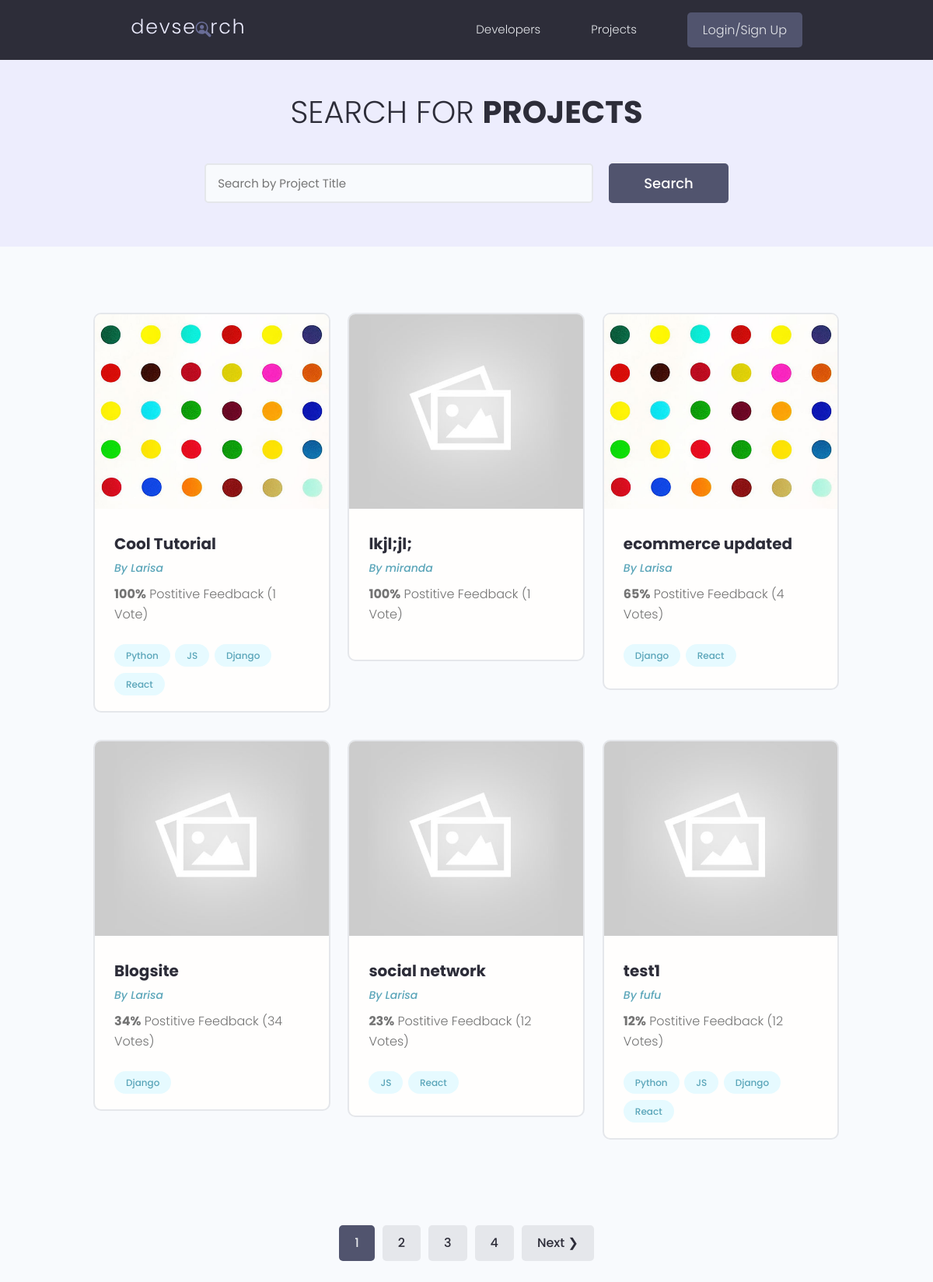
Page /projects/ on the earlier database version.
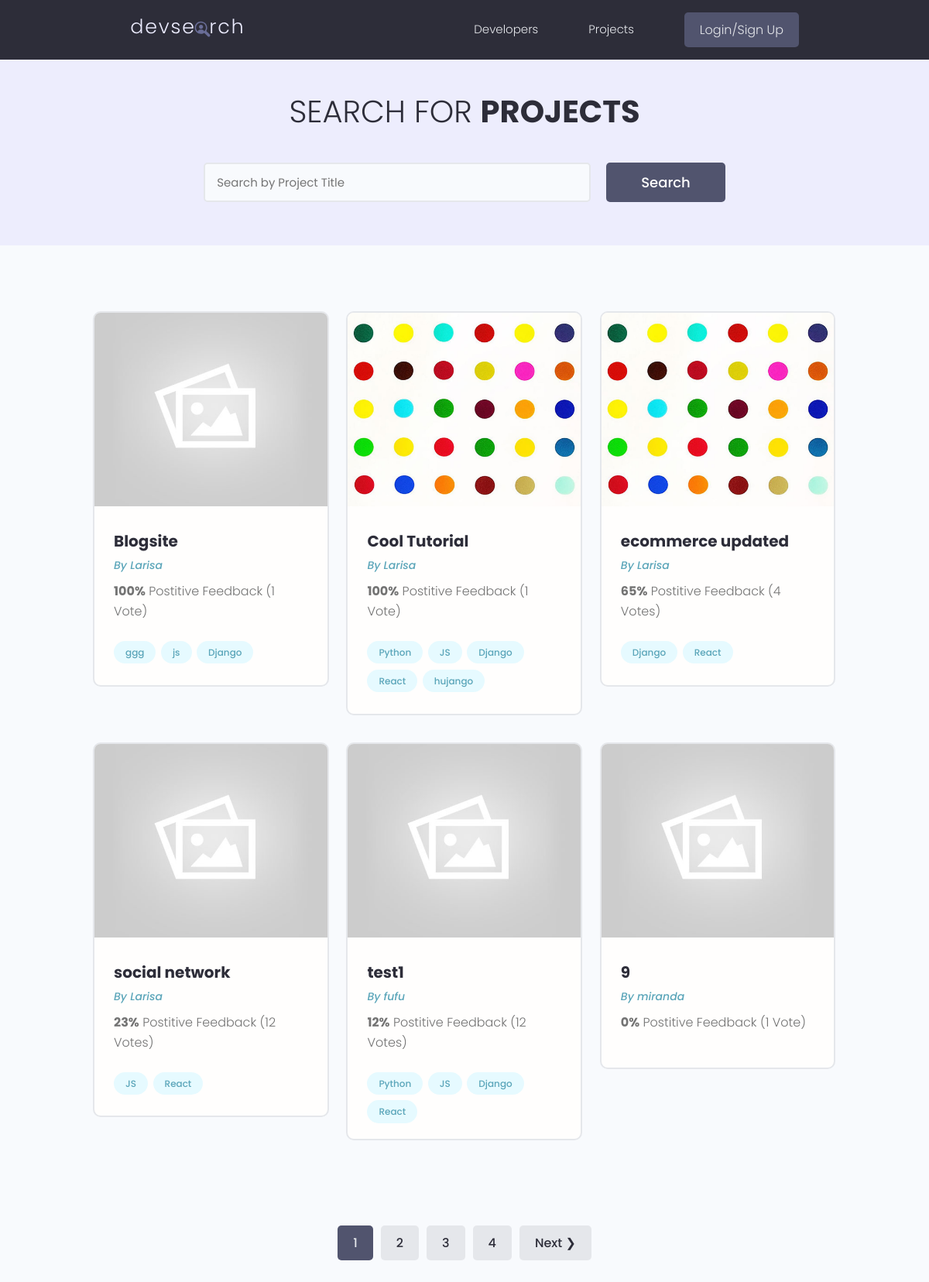
Same page on the later database version.
### projects/models.py (models this page shows, shortened)
class Project(models.Model):
    owner = models.ForeignKey(Profile, null=True, blank=True, on_delete=models.CASCADE)
    title = models.CharField(max_length=200)
    description = models.TextField(null=True, blank=True)
    featured_image = models.ImageField(null=True, blank=True, default="default.jpg")
    demo_link = models.CharField(max_length=2000, null=True, blank=True)
    source_link = models.CharField(max_length=2000, null=True, blank=True)
    tags = models.ManyToManyField('Tag', blank=True)
    vote_total = models.IntegerField(default=0, null=True, blank=True)
    vote_ratio = models.IntegerField(default=0, null=True, blank=True)
    created = models.DateTimeField(auto_now_add=True)
    id = models.UUIDField(default=uuid.uuid4, unique=True, primary_key=True, editable=False)
    class Meta:
        ordering = ['-vote_ratio', '-vote_total', 'title']
    @property
    def imageURL(self):
        try:
            url = self.featured_image.url
        except:
            url = ''
        return url

class Tag(models.Model):
    name = models.CharField(max_length=200)
    created = models.DateTimeField(auto_now_add=True)
    id = models.UUIDField(default=uuid.uuid4, unique=True, primary_key=True, editable=False)
    def __str__(self):
        return self.name

### users/models.py (models this page shows, shortened)
class Profile(models.Model):
    user = models.OneToOneField(User, on_delete=models.CASCADE, null=True, blank=True)
    name = models.CharField(max_length=200, blank=True, null=True)
    email = models.EmailField(max_length=500, blank=True, null=True)
    username = models.CharField(max_length=200, blank=True, null=True)
    location = models.CharField(max_length=200, blank=True, null=True)
    short_info = models.CharField(max_length=200, blank=True, null=True)
    bio = models.TextField(blank=True, null=True)
    profile_image = models.ImageField(null=True, blank=True, upload_to='profiles/', default='profiles/user-default.jpg')
    social_github = models.CharField(max_length=200, blank=True, null=True)
    social_twitter = models.CharField(max_length=200, blank=True, null=True)
    social_linkedin = models.CharField(max_length=200, blank=True, null=True)
    social_youtube = models.CharField(max_length=200, blank=True, null=True)
    social_website = models.CharField(max_length=200, blank=True, null=True)
    created = models.DateTimeField(auto_now_add=True)
    id = models.UUIDField(default=uuid.uuid4, unique=True, primary_key=True, editable=False)
    class Meta:
        ordering = ['created']

### projects/views.py (the view)
# urls.py: path('projects/', views.getProjects),
def projects(request):
    projects, search_query = searchProjects(request)
    custom_range, projects = paginateProjects(request, projects, 6)
    context = {'projects': projects, 'search_query': search_query, 'custom_range': custom_range}
    return render(request, 'projects/projects.html', context )

### projects/utils.py (called while the page is built)
def paginateProjects(request, projects, results):
    page = request.GET.get('page')
    paginator = Paginator(projects, results)
    try:
        projects = paginator.page(page)
    except PageNotAnInteger:
        page = 1
        projects = paginator.page(page)
    except EmptyPage:
        page = paginator.num_pages
        projects = paginator.page(page)
    leftIndex = (int(page) - 4)
    if leftIndex < 1:
        leftIndex = 1
    rightIndex = (int(page) + 5)
    if rightIndex > paginator.num_pages:
        rightIndex = paginator.num_pages + 1
    custom_range = range(leftIndex, rightIndex)
    return custom_range, projects

def searchProjects(request):
    search_query = ''
    if request.GET.get('search_query'):
        search_query = request.GET.get('search_query')
    tags = Tag.objects.filter(name__icontains=search_query)
    projects = Project.objects.distinct().filter(
        Q( title__icontains=search_query) |
        Q( description__icontains=search_query) |
        Q( owner__name__icontains=search_query) |
        Q( tags__in=tags)
    )
    return projects, search_query

### projects/templates/projects/projects.html (shortened to what this page needs)
{% extends 'main.html' %}
{% block content %}
<main class="projects">
    <section class="hero-section text-center">
      <div class="container container--narrow">
        <div class="hero-section__box">
          <h2>Search for <span>Projects</span></h2>
        </div>
        <div class="hero-section__search">
          <form id="searchForm" class="form" action="{% url 'projects' %}" method="get">
            <div class="form__field">
              <input class="input input--text" id="formInput#search" type="text" name="search_query"
                placeholder="Search by Project Title" value="{{search_query}}" />
            </div>
            <input class="btn btn--sub btn--lg" type="submit" value="Search" />
          </form>
        </div>
      </div>
    </section>
    <section class="projectsList">
      <div class="container">
        <div class="grid grid--three">
        {% for project in projects %}
          <div class="column">
            <div class="card project">
              <a href="{% url 'project' project.id %}" class="project">
                <img class="project__thumbnail" src="{{ project.imageURL}}" alt="project thumbnail" />
                <div class="card__body">
                  <h3 class="project__title">{{project.title}}</h3>
                  <p><a class="project__author" href="{% url 'user-profile' project.owner.id %}">By {{project.owner.name}}</a></p>
                  <p class="project--rating">
                    <span style="font-weight: bold;">{{project.vote_ratio}}%</span> Postitive
                    Feedback ({{project.vote_total}} Vote{{project.vote_total|pluralize:"s"}})
                  </p>
                  <div class="project__tags">
                    {% for tag in project.tags.all %}
                    <span class="tag tag--pill tag--main">
                        <small>{{ tag }}</small>
                    </span>
                    {% endfor %}
                  </div>
                </div>
              </a>
            </div>
          </div>
          {% endfor %}
        </div>
      </div>
    </section>
    {% include 'pagination.html'  with queryset=projects custom_range=custom_range %}
  </main>
{% endblock content %}

Differences in the rows shown:
no longer on this page (row edited): Project: imageURL (placeholder picture), title "lkjl;jl;", owner.name "miranda", vote_ratio "100", vote_total "1"
changed Project "Blogsite": vote_ratio "34" → "100"; vote_total "34" → "1"; moves up the list
added Tag: name "ggg", shown under Project "Blogsite"
added Tag: name "js", shown under Project "Blogsite"
added Tag: name "hujango", shown under Project "Cool Tutorial"
now on this page (row unchanged): Project: imageURL (placeholder picture), title "9", owner.name "miranda", vote_ratio "0", vote_total "1"
